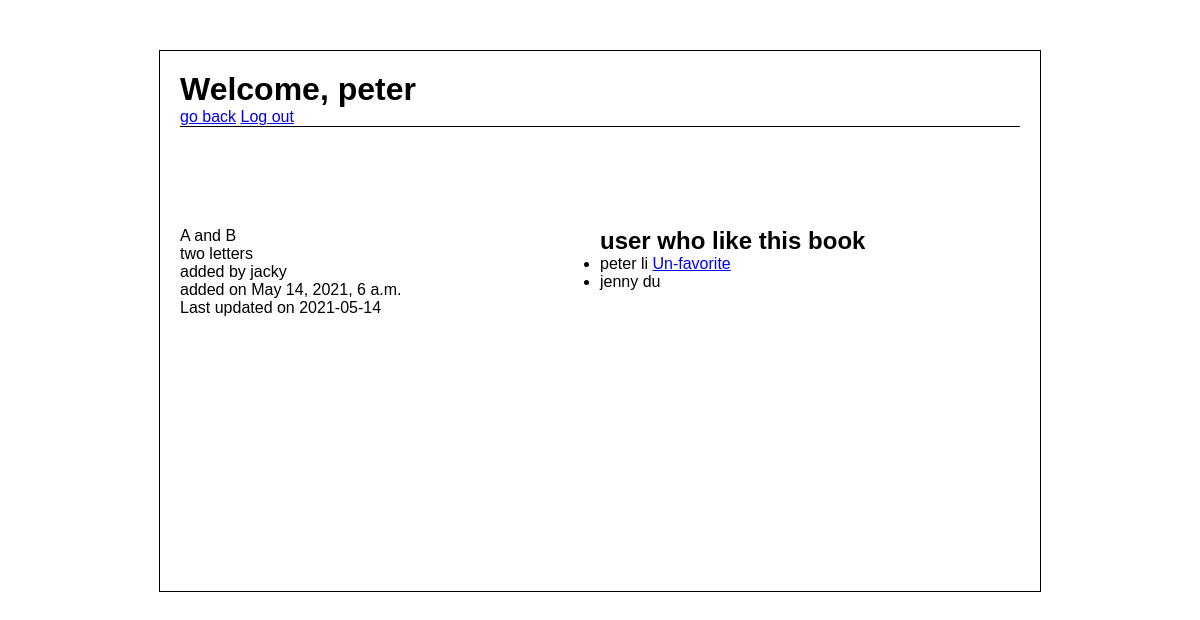
The page /books/19 (signed in) on the database its author committed.
### favorite_app/models.py (models this page shows)
class User(models.Model):
    first_name = models.CharField(max_length=45)
    last_name = models.CharField(max_length=45)
    email = models.CharField(max_length=45)
    password = models.CharField(max_length=255)
    created_at = models.DateTimeField(auto_now_add=True)
    updated_at = models.DateTimeField(auto_now=True)
    objects = UserManager()

class Book(models.Model):
    title = models.CharField(max_length=255)
    desc = models.TextField()
    uploaded_by = models.ForeignKey(User, related_name="books_loaded", on_delete=CASCADE)
    users_who_like = models.ManyToManyField(User, related_name="liked_books")
    created_at = models.DateTimeField(auto_now_add=True)
    updated_at = models.DateTimeField(auto_now=True)
    objects = BookManager()

### favorite_app/views.py (the view)
# urls.py: path('books/<int:book_id>', views.display_book),
def display_book(request, book_id):
        this_book = Book.objects.get(id=book_id)
        this_user = User.objects.get(id=request.session['user_id'])
        context = {
            'this_book':this_book,
            'this_user':this_user,
        }
        return render(request, "display_book.html", context)

### favorite_app/templates/display_book.html (shortened to what this page needs)
<!DOCTYPE html>
<html lang="en">
<head>
    {% load static %}
    <link rel="stylesheet" href="{% static 'style.css' %}">
</head>
<body>
    <div class="container-display">
        <div class="display-header">
            <h1>Welcome, {{request.session.logged_user}}</h1>
            <a href="/books">go back</a>
            <a id="logout" href="/logout">Log out</a>
        </div>
        <div class="error-report">
        </div>
        <div class="main-displaybook">
            <div class="display-left">
                {% if request.session.user_id == this_book.uploaded_by.id %}
                <form action="/books/{{this_book.id}}/update" method='POST'>
                    {% csrf_token %}
                    <div class="input1 ">
                        <label for="title" name="title"></label>
                        <input class="edit-book" type="text" name="title" value="{{this_book.title}}">
                    </div>
                    <div class="inpout1">
                        <label for="desc" name="description">Description</label>
                        <input class="edit-book" type="text" name="desc" value="{{this_book.desc}}">
                    </div>
                    <div class="btn-input input2">
                        <input type="submit" value="Update">
                    </div>
                    <div>
                        <a href="/books/{{this_book.id}}/delete">delete</a>
                        <!-- <form action="/books/{{this_book.id}}/delete" method='POST'>
                        {% csrf_token %}
                        <input type="hidden" name="book_id" value="{{this_book.id}}">
                        <input type="submit" value="delete"> -->
                    </div>
                </form>
                <p>{{this_book.title}}</p>
                <p>{{this_book.desc}}</p>
                {% else %}
                <p>{{this_book.title}}</p>
                <p>{{this_book.desc}}</p>
                {% endif %}
                <p>added by {{this_book.uploaded_by.first_name}}</p>
                <p>added on {{this_book.created_at}}</p>
                <p>Last updated on {{this_book.updated_at|date:'Y-m-d'}}</p>
            </div>
            <div class="display-right">
                <h2>user who like this book</h2>
                {% for user in this_book.users_who_like.all %}
                <ul>
                    {% if user.id == request.session.user_id %}
                    <li>{{user.first_name}} {{user.last_name}} <a href="/books/{{this_book.id}}/unfavor">Un-favorite</a>
                    </li>
                    {% else %}
                    <li>{{user.first_name}} {{user.last_name}}</li>
                    {% endif %}
                </ul>
                {% endfor %}
            </div>
        </div>
    </div>
</body>
</html>

### favorite_app/static/style.css (style rules this page uses)
* { margin:0; padding:0; font-family: 'Montserrat', sans-serif; }
.error-report { display:block; padding:10px 20px; height:50px; margin-bottom: 30px; }
#logout { text-align: right; }
.container-display { margin:50px auto; border: 1px solid black; width: 70%; height:500px; padding:20px; }
.main-displaybook { display:flex; }
.display-left { flex:1; }
.display-right { flex:1; }
.display-header { border-bottom: 1px solid black; }

### rows shown on the page
User: session.logged_user "peter", first_name "peter", last_name "li"
Book: title "A and B", desc "two letters", uploaded_by.first_name "jacky", created_at "May 14, 2021, 6 a.m.", updated_at "2021-05-14"
User: first_name "jenny", last_name "du"
